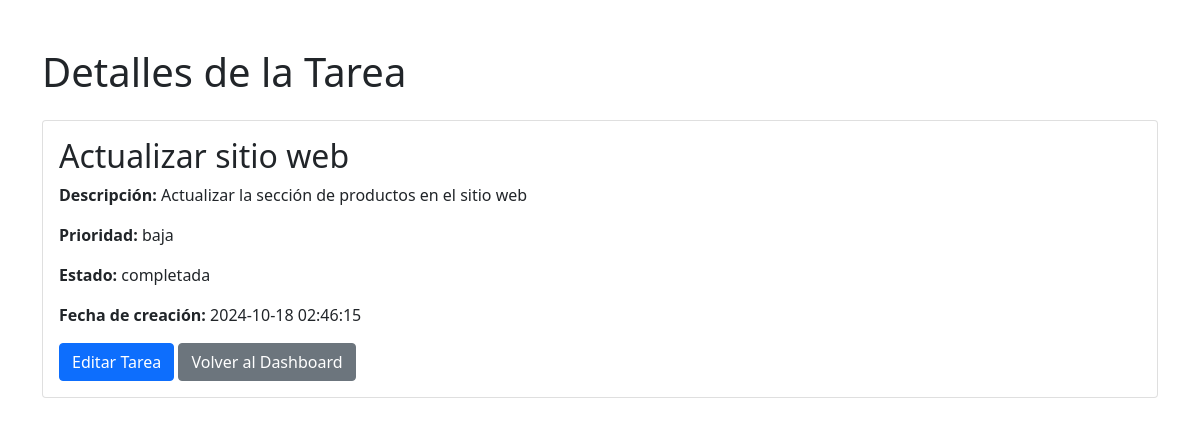
The page /task_detail.php?id=3 (signed in) on the database its author committed.
### tables this page shows
CREATE TABLE IF NOT EXISTS tasks (
    id INT AUTO_INCREMENT PRIMARY KEY,
    user_id INT NOT NULL,
    title VARCHAR(255) NOT NULL,
    description TEXT,
    priority ENUM('baja', 'media', 'alta') NOT NULL,
    status ENUM('pendiente', 'en progreso', 'completada') NOT NULL,
    created_at TIMESTAMP DEFAULT CURRENT_TIMESTAMP,
    updated_at TIMESTAMP DEFAULT CURRENT_TIMESTAMP ON UPDATE CURRENT_TIMESTAMP,
    FOREIGN KEY (user_id) REFERENCES users(id) ON DELETE CASCADE
);

### task_detail.php (the view, shortened to what this page needs)
<?php
require_once 'db_connection.php';
$task_id = $_GET['id'];
$stmt = $pdo->prepare("SELECT * FROM tasks WHERE id = ? AND user_id = ?");
$stmt->execute([$task_id, $_SESSION['user_id']]);
$task = $stmt->fetch();
?>
<!DOCTYPE html>
<html lang="es">
<head>
    <link href="https://cdn.jsdelivr.net/npm/bootstrap@5.1.3/dist/css/bootstrap.min.css" rel="stylesheet">
</head>
<body>
    <div class="container mt-5">
        <h1 class="mb-4">Detalles de la Tarea</h1>
        <div class="card">
            <div class="card-body">
                <h2 class="card-title"><?= htmlspecialchars($task['title']) ?></h2>
                <p class="card-text"><strong>Descripción:</strong> <?= htmlspecialchars($task['description']) ?></p>
                <p class="card-text"><strong>Prioridad:</strong> <?= htmlspecialchars($task['priority']) ?></p>
                <p class="card-text"><strong>Estado:</strong> <?= htmlspecialchars($task['status']) ?></p>
                <p class="card-text"><strong>Fecha de creación:</strong> <?= htmlspecialchars($task['created_at']) ?></p>
                <a href="edit_task.php?id=<?= $task['id'] ?>" class="btn btn-primary">Editar Tarea</a>
                <a href="dashboard.php" class="btn btn-secondary">Volver al Dashboard</a>
            </div>
        </div>
    </div>
</body>
</html>

### rows shown on the page
tasks: title "Actualizar sitio web", description "Actualizar la sección de productos en el sitio web", priority "baja", status "completada", created_at "2024-10-18 02:46:15"
